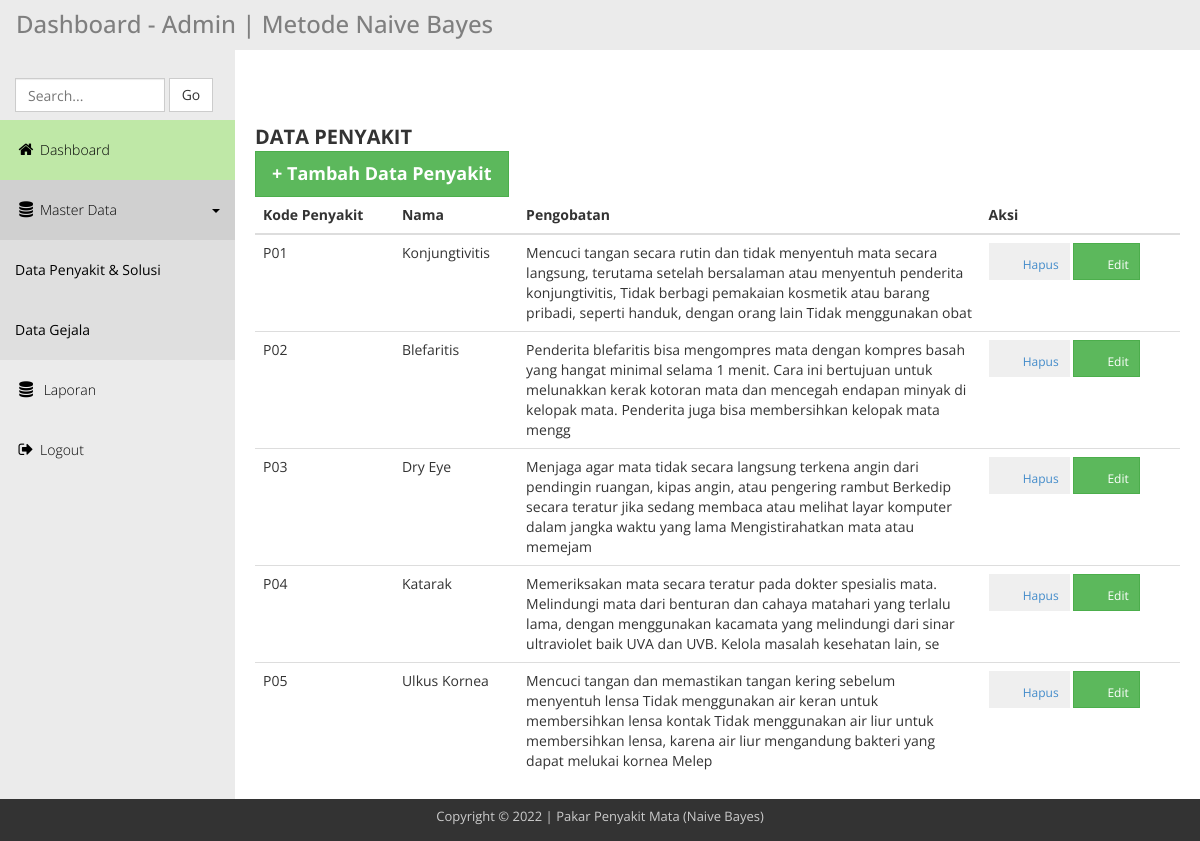
The app's page /admin-nv/data_penyakit.php with its own data.
### tables this page shows
CREATE TABLE `penyakit` (
  `no` int(5) NOT NULL,
  `kodepenyakit` varchar(5) NOT NULL,
  `namapenyakit` varchar(50) NOT NULL,
  `pengobatan` varchar(250) NOT NULL
);

### admin-nv/data_penyakit.php (the view, shortened to what this page needs)
<?php include"header.php";?>
<div class="templatemo-content-wrapper">
    <div class="templatemo-content">
      <div>
        <div class="pe-2 mb-3 worksans f-text" style="font-size: 2rem;">
            <div class="d-flex flex-row">
                <div class="mb-1">
                    <svg class="bi pe-none me-2" width="40" height="40" fill="currentColor"><use xlink:href="#icon-data"/></svg>
                </div>
                <div class="">
                    <b>DATA PENYAKIT</b>
                </div>
            </div>
        </div>
        <div class="pe-2 mb-3 worksans f-text " style="font-size: 2rem;">
            <a href="form_penyakit.php">
                <button
                    class="btn btn-success rounded-pill btn-lg worksans gradient shadow-lg shadowtext w-text">
                    <b>+ Tambah Data Penyakit
                    </b>
                </button>
            </a>
        </div>
    </div>
    <div class="">
        <table class="table">
            <thead class="s-color w-text">
                <tr>
                    <th scope="col">Kode Penyakit</th>
                    <th scope="col">Nama</th>
                    <th scope="col" style="width:50%">Pengobatan</th>
                    <th scope="col">Aksi</th>
                </tr>
            </thead>
            <tbody>
                <?php
    $query = mysqli_query($link, "SELECT * FROM penyakit");
    while ($datapenyakit = mysqli_fetch_array($query)){
    echo "
    <tr>
        <td>$datapenyakit[1]</td>
        <td>$datapenyakit[2]</td>
        <td>$datapenyakit[3]</td>
        <td>
            <a href='proses_delete.php?kodepenyakit=$datapenyakit[1]'>
                <button class='btn btn-outline-danger btn-sm worksans ' type='button'>
                <svg class='bi pe-none me-2' width='20' height='20' fill='currentColor'><use xlink:href='#delete'/></svg>
                Hapus</button>
            <a/>
            <a href='form_penyakit_edit.php?kodepenyakit=$datapenyakit[1]'>
                <button class='btn btn-success btn-sm worksans gradient shadow-lg shadowtext w-text' type='button'>
                <svg class='bi pe-none me-2' width='20' height='20' fill='currentColor'><use xlink:href='#edit'/></svg>
                Edit</button>
            <a/>
        </td>
    </tr>
    ";
    }
?>
            </tbody>
        </table>
    </div>
</div>
</div>
<?php include"footer.php"; ?>

### admin-nv/css/templatemo_main.css (style rules this page uses)
* { font-family: 'Open Sans', sans-serif; }
body { background-color: rgb(235,235,235); }
.templatemo-content-wrapper { float: left; width: 100%; }
.templatemo-content { margin-left: 235px; margin-top: 0px; min-height: 600px; padding: 25px 20px 0 20px; background-color: white; overflow-x: hidden; }
.nav-pills>li>a, .nav-tabs>li>a, .alert, .progress, .panel, .btn, .panel-group .panel, .form-control, .modal-content, .breadcrumb { border-radius: 0; }

### records on screen
penyakit: kodepenyakit "P01", namapenyakit "Konjungtivitis", pengobatan "Mencuci tangan secara rutin dan tidak menyentuh mata secara langsung, terutama setelah bersalaman atau menyentuh penderita konjungtivitis, Tidak berbagi pemakaian kosmetik atau barang pribadi, seperti handuk, dengan orang lain Tidak menggunakan obat"
penyakit: kodepenyakit "P02", namapenyakit "Blefaritis", pengobatan "Penderita blefaritis bisa mengompres mata dengan kompres basah yang hangat minimal selama 1 menit. Cara ini bertujuan untuk melunakkan kerak kotoran mata dan mencegah endapan minyak di kelopak mata. Penderita juga bisa membersihkan kelopak mata mengg"
penyakit: kodepenyakit "P03", namapenyakit "Dry Eye", pengobatan "Menjaga agar mata tidak secara langsung terkena angin dari pendingin ruangan, kipas angin, atau pengering rambut Berkedip secara teratur jika sedang membaca atau melihat layar komputer dalam jangka waktu yang lama Mengistirahatkan mata atau memejam"
penyakit: kodepenyakit "P04", namapenyakit "Katarak", pengobatan "Memeriksakan mata secara teratur pada dokter spesialis mata. Melindungi mata dari benturan dan cahaya matahari yang terlalu lama, dengan menggunakan kacamata yang melindungi dari sinar ultraviolet baik UVA dan UVB. Kelola masalah kesehatan lain, se"
penyakit: kodepenyakit "P05", namapenyakit "Ulkus Kornea", pengobatan "Mencuci tangan dan memastikan tangan kering sebelum menyentuh lensa Tidak menggunakan air keran untuk membersihkan lensa kontak Tidak menggunakan air liur untuk membersihkan lensa, karena air liur mengandung bakteri yang dapat melukai kornea Melep"
